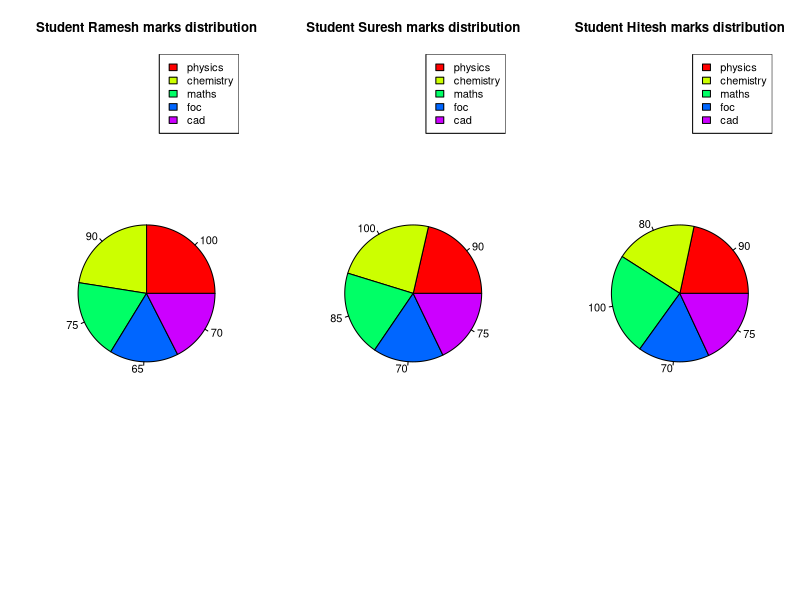
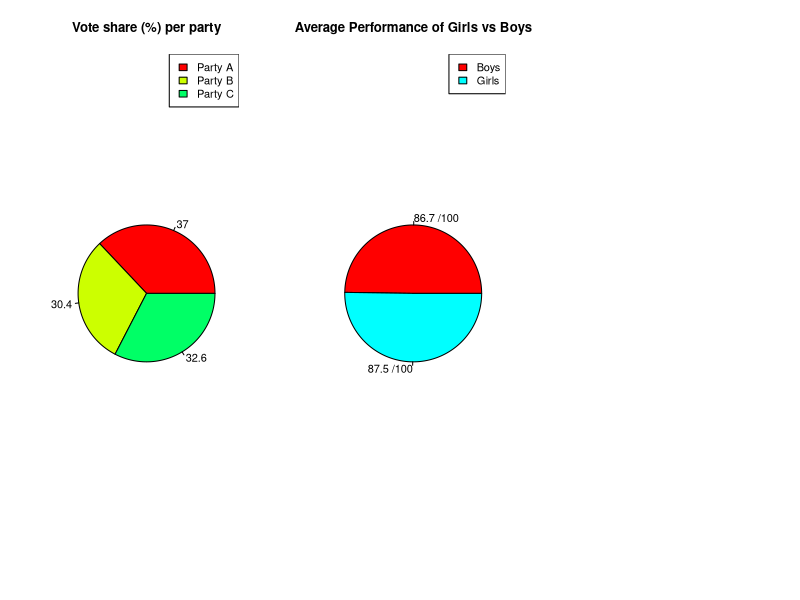

Recreate these plots in R, in order.
# 10. Write a R script for visualizing the following.
# a. Consider students marks scored in Physics,Chemistry,Maths,FOC,CAD. Draw the pie chart for the same.
# b. Consider different party candidates’ votes received from public in election. Show the votes received in percentage in pie chart.
# c. Consider the students’ performance in different subjects. (Like student roll.no, their marks, gender). 
#   Show the pie chart for girls and boys students’ performance.

df <- data.frame(
  name = c("Ramesh", "Suresh", "Hitesh"),
  physics = c(100,90,90),
  chemistry = c(90,100,80),
  maths = c(75, 85, 100),
  foc = c(65, 70, 70),
  cad = c(70, 75, 75)
)

labels = colnames(df)[2:6]
par(mfrow=c(1,3))
for(row in 1:nrow(df)) {
  x <- df[row, 2:6]
  pie(as.numeric(x), labels = x, main = paste('Student',df[row,'name'],'marks distribution'), col = rainbow(length(x)))
  legend("topright", legend = labels, fill  = rainbow(length(x)), cex = 1)
}

df = data.frame(
  votes = c(55,65,74,23,21,29,39,10),
  party = c("A", "B", "C", "A", "B", "C", "A", "B")
)
labels <- c("Party A", "Party B", "Party C")
v_a <- sum(df$votes[df$party == "A"])/sum(df$votes)*100
v_b <- sum(df$votes[df$party == "B"])/sum(df$votes)*100
v_c <- sum(df$votes[df$party == "C"])/sum(df$votes)*100
v <- c(v_a, v_b, v_c)
pie(v, labels = paste(round(as.numeric(v), 1)), main = paste("Vote share (%) per party"), col = rainbow(length(x)))
legend("topright", legend = labels, fill = rainbow(length(x)), cex = 1)


df <- data.frame(
  rollno = c(100, 101, 102, 103, 104),
  marks1 = c(90,100,85,90,70),
  marks2 = c(85,90,100,95,75),
  gender = c('M','M','F','F','M')
)

x =  c(mean(df[df$gender == 'M', ]$marks1), mean(df[df$gender == 'F', ]$marks1))
pie(x, labels = paste(round(x, 1),"/100"), main = "Average Performance of Girls vs Boys", col = rainbow(length((x))))
legend("topright", legend = c("Boys", "Girls"), fill = rainbow(length((x))), cex = 1)


